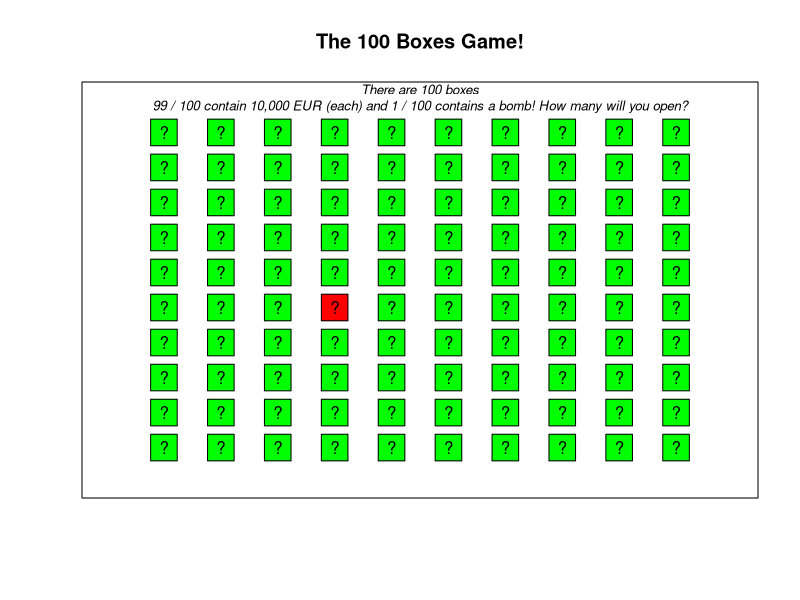

Source code (R):
## ---- chunk 1
knitr::opts_chunk$set(fig.width=12, fig.height=8,
                      echo=TRUE, warning=FALSE, message=FALSE)
## ---- chunk 2
participant <- c(1, 2, 3, 4, 5, 6, 7, 8, 9, 10, 11, 12)
participant
## ---- chunk 3
participant <- 1:12
participant
## ---- chunk 4
participant <- seq(from = 1, to = 12, by = 1)
participant
## ---- chunk 5
before <- c(45, 49, 40, 48, 44, 70, 90, 75, 80, 65, 80, 52)
before
## ---- chunk 6
after <- c(43, 50, 61, 44, 45, 20, 85, 65, 72, 65, 70, 75)
after
## ---- chunk 7
age <- c(20, 19, 22, 20, 27, 22, 22, 20, 25, 22, 24, 22)
age
## ---- chunk 8
sex <- rep(c("male", "female"), times = 6)
sex
## ---- chunk 9
eye.color <- rep(c("blue", "brown"), each = 2, times = 3)
eye.color
## ---- chunk 10
age.months <- age * 12
age.months
## ---- chunk 11
change <- after - before
change
## ---- chunk 12
average <- (before + after) / 2
average
## ---- chunk 13
before <- before + 1
after <- after - 1
change <- after - before

before
after
change
## ---- chunk 14
length(participant)
length(before)
length(after)
length(age)
length(sex)
length(eye.color)
## ---- chunk 15
sd(age)

age.sd <- sd(age)
## ---- chunk 16
median(age)

age.median <- median(age)
## ---- chunk 17
table(sex)
## ---- chunk 18
table(sex) / sum(table(sex))

# OR

table(sex) / length(sex)
## ---- chunk 19
#mean(sex)

# Error because you can't take the mean of a character vector!
## ---- chunk 20
mean(before)

before.mean <- mean(before)
## ---- chunk 21
mean(after)

after.mean <- mean(after)
## ---- chunk 22
mean(change)
after.mean - before.mean
## ---- chunk 23
before.z <- (before - mean(before)) / sd(before)
## ---- chunk 24
after.z <- (after - mean(after)) / sd(after)
## ---- chunk 25
max(before)

max(before.z)
## ---- chunk 26
min(after)

min(after.z)
## ---- chunk 27
# should be 0 and 1

mean(before.z)
sd(before.z)

mean(after.z)
sd(after.z)
## ---- chunk 28
# Random sample of 50 values from N(mean = 20, sd = 10)
x <- rnorm(n = 50, mean = 20, sd = 10)
## ---- chunk 29
samp.10 <- rnorm(n = 10, mean = 100, sd = 10)
## ---- chunk 30
samp.100000 <- rnorm(n = 100000, mean = 100, sd = 10)
## ---- chunk 31
# means should be 100, sd should be 10.
#  values of samp.100000 should be closer
## ---- chunk 32
mean(samp.10)
sd(samp.10)

mean(samp.100000)
sd(samp.100000)
## ---- chunk 33
# Plot of the Boxes Game

# Plotting space
plot(1, xlim = c(0, 11), ylim = c(0, 11),
     xlab = "", ylab = "", main = "The 100 Boxes Game!", 
     type = "n", xaxt = "n", yaxt = "n")

text(x = 5.5, y = 11, labels = "There are 100 boxes\n99 / 100 contain 10,000 EUR (each) and 1 / 100 contains a bomb! How many will you open?", font = 3, cex = .8)

# Boxes
points(x = rep(1:10, times = 10), y = rep(1:10, each = 10), 
    pch = 22, cex = 4, 
     bg = sample(c(rep("green", 99), "red")))

# Labels
points(x = rep(1:10, times = 10), y = rep(1:10, each = 10), pch = "?")

## ---- chunk 34
i.will.open <- 5  # How many do you want to open? Change the value from 0 to your number
## ---- chunk 35
# Play the Room with 100 Boxes Game!

boxes.result <- sample(x = c(rep(100000, 99), -Inf),  # Sample from the box...
                 size = i.will.open)

# Print what you got!

boxes.result  # Show what's in each box (1 means 10,000 EUR)
sum(boxes.result)  # Your total winnings!
## ---- chunk 36
# Run this chunk to create the function
play.boxes.game <- function(i.will.open) {

# Prevents exponent printing  
options("scipen" = 100, "digits" = 4)
  
if(i.will.open == 0) {
  
  print("You didn't open any boxes! You earned nothing but are still alive")}
  
if(i.will.open > 0) {
  
  boxes.result <- sample(x = c(rep(100000, 99), -Inf),
                   size = i.will.open)

if(-Inf %in% boxes.result) {
  
  print(paste("You're dead!!! You opened ", i.will.open, 
              " boxes and got the bomb!!!", sep = ""))}

if((-Inf %in% boxes.result) == FALSE) {
  
  print(paste("Congratulations!!! You opened ", i.will.open, 
              " boxes and earned ", sum(boxes.result), 
              " Euros! Don't you want to play again? :)", sep = ""))}
}
  
}
## ---- chunk 37
play.boxes.game(5)  # Play with 5 boxes
